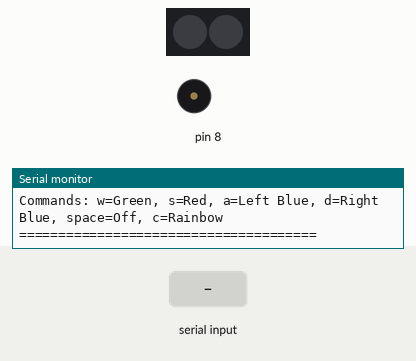
Simulated run of this sketch. Board: Arduino Uno, built with avr-gcc and run on an emulated ATmega328P. On the bench: 2 RGB LEDs in strip order, left to right, buzzer (waves = sounding), the last lines printed to the serial monitor. The test bench sets the inputs (shaded band). Dim RGB values are drawn brighter than linear.

Above: at 1.6 s.
1.7 s: "c" received over Serial
At 1.75 s:
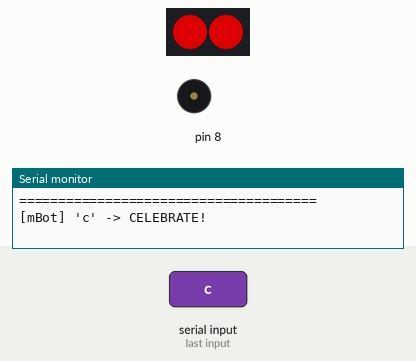
4.7 s: "a" received over Serial
At 5.9 s:
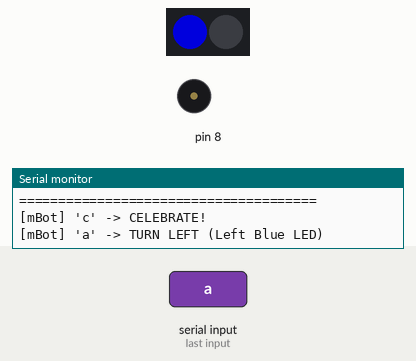
7.7 s: "q" received over Serial
At 8.3 s:
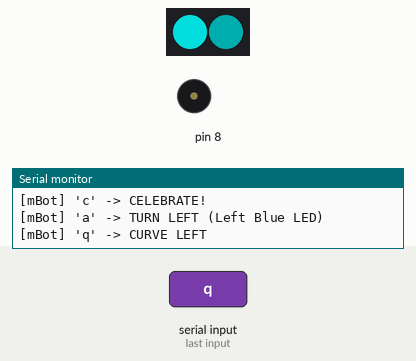
10.7 s: "k" received over Serial
At 11.9 s:
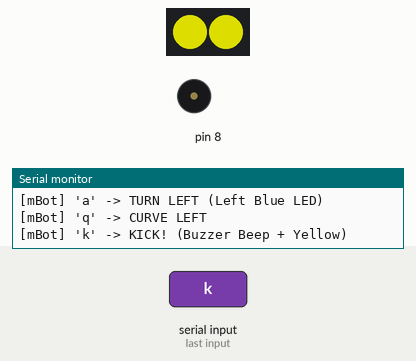
13.7 s: "d" received over Serial
At 14.0 s:
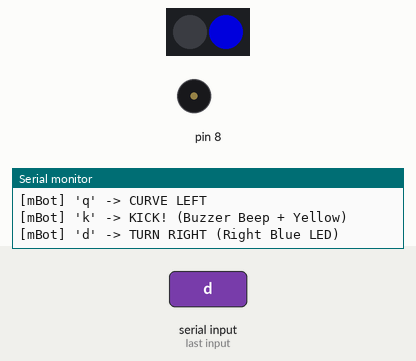
Timing chart, 0 to 16.7 s (numbered marks = the images above; inputs shaded):
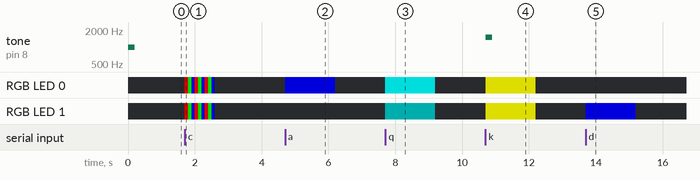

Measured:
- after the input at 1.7 s, RGB LED 0, RGB LED 1: off → RGB(150, 0, 0) at once, then repeats every 0.30 s: RGB(0, 150, 0) 0.10 s, RGB(0, 0, 150) 0.10 s, RGB(150, 0, 0) 0.10 s, until it stays off from 2.6 s
- after the input at 4.7 s, RGB LED 0: off → RGB(0, 0, 150) at once, → off 1.5 s later
- after the input at 7.7 s, RGB LED 0: off → RGB(0, 150, 150) at once, → off 1.5 s later; RGB LED 1: off → RGB(0, 50, 50) at once, → off 1.5 s later
- after the input at 10.7 s, tone on pin 8: silent → 1500 Hz at once, → silent 0.20 s later; RGB LED 0, RGB LED 1: off → RGB(150, 150, 0) at once, → off 1.5 s later
- after the input at 13.7 s, RGB LED 1: off → RGB(0, 0, 150) at once, → off 1.5 s later

The sketch:

comm_usb_led_test.ino
```cpp
#include <MeMCore.h>

// Onboard RGB LEDs (Port 0 on mCore, 2 LEDs: 1=Left, 2=Right)
MeRGBLed rgbLeds(0, 2);

// Onboard Buzzer
MeBuzzer buzzer;

// Failsafe timer (same as project spec)
unsigned long lastCommandTime = 0;
const unsigned long COMM_TIMEOUT_MS = 1500;

void setup() {
  Serial.begin(115200); // 115200 baud required by Makeblock Bluetooth Module

  // Initialize RGB LEDs
  rgbLeds.setpin(13); // mCore onboard RGB pin
  setLeds(0, 0, 0);   // All off

  // Startup beep
  buzzer.setpin(8); // mCore onboard Buzzer pin
  buzzer.tone(1000, 200);
  delay(200);
  buzzer.noTone();

  Serial.println("======================================");
  Serial.println("mBot Communication USB/LED Test Ready!");
  Serial.println("Commands: w=Green, s=Red, a=Left Blue, d=Right Blue, "
                 "space=Off, c=Rainbow");
  Serial.println("======================================");

  lastCommandTime = millis();
}

void setLeds(uint8_t red, uint8_t green, uint8_t blue) {
  rgbLeds.setColor(1, red, green, blue); // Left LED
  rgbLeds.setColor(2, red, green, blue); // Right LED
  rgbLeds.show();
}

void handleCommand(char c) {
  lastCommandTime = millis();

  switch (c) {
  case 'w':
    // Forward: Both LEDs Bright GREEN
    setLeds(0, 150, 0);
    Serial.println("[mBot] 'w' -> FORWARD (Green LEDs)");
    break;

  case 's':
    // Backward: Both LEDs Bright RED
    setLeds(150, 0, 0);
    Serial.println("[mBot] 's' -> BACKWARD (Red LEDs)");
    break;

  case 'a':
    // Turn Left: Left LED BLUE, Right OFF
    rgbLeds.setColor(1, 0, 0, 150);
    rgbLeds.setColor(2, 0, 0, 0);
    rgbLeds.show();
    Serial.println("[mBot] 'a' -> TURN LEFT (Left Blue LED)");
    break;

  case 'd':
    // Turn Right: Right LED BLUE, Left OFF
    rgbLeds.setColor(1, 0, 0, 0);
    rgbLeds.setColor(2, 0, 0, 150);
    rgbLeds.show();
    Serial.println("[mBot] 'd' -> TURN RIGHT (Right Blue LED)");
    break;

  case 'q':
    // Curve Left: Cyan on left
    rgbLeds.setColor(1, 0, 150, 150);
    rgbLeds.setColor(2, 0, 50, 50);
    rgbLeds.show();
    Serial.println("[mBot] 'q' -> CURVE LEFT");
    break;

  case 'e':
    // Curve Right: Cyan on right
    rgbLeds.setColor(1, 0, 50, 50);
    rgbLeds.setColor(2, 0, 150, 150);
    rgbLeds.show();
    Serial.println("[mBot] 'e' -> CURVE RIGHT");
    break;

  case 'k':
    // Kick / Shoot: Yellow + beep
    setLeds(150, 150, 0);
    buzzer.tone(1500, 200);
    delay(200);
    buzzer.noTone();
    Serial.println("[mBot] 'k' -> KICK! (Buzzer Beep + Yellow)");
    break;

  case 'c':
    // Celebrate: Rainbow flash
    Serial.println("[mBot] 'c' -> CELEBRATE!");
    for (int i = 0; i < 3; i++) {
      setLeds(150, 0, 0);
      delay(100);
      setLeds(0, 150, 0);
      delay(100);
      setLeds(0, 0, 150);
      delay(100);
    }
    setLeds(0, 0, 0);
    break;

  case ' ':
    // Stop: All LEDs OFF
    setLeds(0, 0, 0);
    Serial.println("[mBot] ' ' -> STOP (LEDs Off)");
    break;

  case '+':
    buzzer.tone(1200, 100);
    delay(100);
    buzzer.noTone();
    Serial.println("[mBot] '+' -> Speed Cap UP");
    break;

  case '-':
    buzzer.tone(800, 100);
    delay(100);
    buzzer.noTone();
    Serial.println("[mBot] '-' -> Speed Cap DOWN");
    break;

  default:
    break;
  }
}

void loop() {
  if (Serial.available() > 0) {
    char c = Serial.read();
    handleCommand(c);
  }

  // Auto-off failsafe if no command for 1.5 seconds
  if (millis() - lastCommandTime > COMM_TIMEOUT_MS) {
    setLeds(0, 0, 0);
  }
}
```
